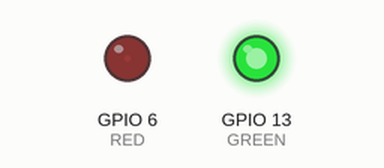
This program was run on a simulated Raspberry Pi (BCM pin numbers). On the bench: output pins drawn as LEDs (lit = HIGH).

Above: at 0.05 s.
At 0.45 s:
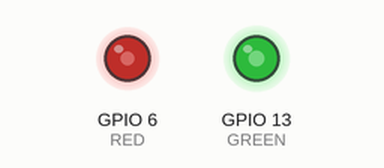
At 0.9 s:
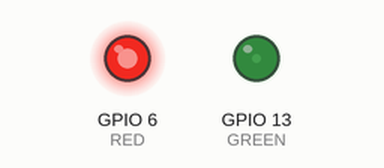
At 1.8 s:
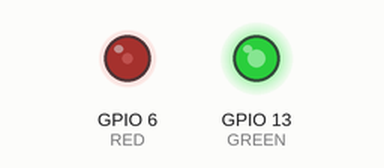
Timing chart, 0 to 4.7 s (numbered marks = the images above):
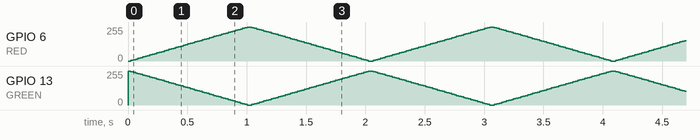

The program:

led_pwm_lgpio.py
```python
#!/usr/bin/env python3

import lgpio
import time

RED = 6
GREEN = 13

# Open GPIO chip 0
h = lgpio.gpiochip_open(0)

# Set pins as output
lgpio.gpio_claim_output(h, RED)
lgpio.gpio_claim_output(h, GREEN)

# Set PWM frequency (Hz)
FREQ = 1000

# Initialize PWM (0 duty)
lgpio.tx_pwm(h, RED, FREQ, 0)
lgpio.tx_pwm(h, GREEN, FREQ, 0)

try:
    while True:
        # Fade up
        for duty in range(0, 101, 2):
            lgpio.tx_pwm(h, RED, FREQ, duty)
            lgpio.tx_pwm(h, GREEN, FREQ, 100 - duty)
            time.sleep(0.02)

        # Fade down
        for duty in range(100, -1, -2):
            lgpio.tx_pwm(h, RED, FREQ, duty)
            lgpio.tx_pwm(h, GREEN, FREQ, 100 - duty)
            time.sleep(0.02)

except KeyboardInterrupt:
    pass

# Stop PWM (set duty to 0)
lgpio.tx_pwm(h, RED, 0, 0)
lgpio.tx_pwm(h, GREEN, 0, 0)

# Release GPIO
lgpio.gpiochip_close(h)
```
